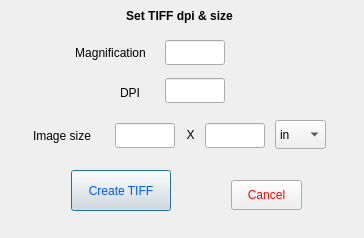
<?xml version="1.0" encoding="UTF-8"?>
<ui version="4.0">
 <class>setDPI</class>
 <widget class="QDialog" name="setDPI">
  <property name="geometry">
   <rect>
    <x>0</x>
    <y>0</y>
    <width>364</width>
    <height>238</height>
   </rect>
  </property>
  <property name="windowTitle">
   <string>Tiff Mag &amp; DPI</string>
  </property>
  <property name="windowIcon">
   <iconset>
    <normaloff>../../STORMdensity2D/src/STORMdensity2D.png</normaloff>../../STORMdensity2D/src/STORMdensity2D.png</iconset>
  </property>
  <widget class="QLabel" name="lblHeader">
   <property name="geometry">
    <rect>
     <x>89</x>
     <y>5</y>
     <width>181</width>
     <height>21</height>
    </rect>
   </property>
   <property name="font">
    <font>
     <bold>true</bold>
    </font>
   </property>
   <property name="text">
    <string>Set TIFF dpi &amp; size</string>
   </property>
   <property name="alignment">
    <set>Qt::AlignCenter</set>
   </property>
  </widget>
  <widget class="QLabel" name="lblImageSize">
   <property name="geometry">
    <rect>
     <x>12</x>
     <y>123</y>
     <width>100</width>
     <height>25</height>
    </rect>
   </property>
   <property name="text">
    <string>Image size</string>
   </property>
   <property name="alignment">
    <set>Qt::AlignCenter</set>
   </property>
  </widget>
  <widget class="QLineEdit" name="leMagnify">
   <property name="geometry">
    <rect>
     <x>165</x>
     <y>40</y>
     <width>60</width>
     <height>25</height>
    </rect>
   </property>
  </widget>
  <widget class="QLineEdit" name="leDPI">
   <property name="geometry">
    <rect>
     <x>165</x>
     <y>78</y>
     <width>60</width>
     <height>25</height>
    </rect>
   </property>
   <property name="text">
    <string/>
   </property>
  </widget>
  <widget class="QLineEdit" name="leWidth">
   <property name="geometry">
    <rect>
     <x>115</x>
     <y>123</y>
     <width>60</width>
     <height>25</height>
    </rect>
   </property>
   <property name="alignment">
    <set>Qt::AlignCenter</set>
   </property>
  </widget>
  <widget class="QLineEdit" name="leHeight">
   <property name="geometry">
    <rect>
     <x>205</x>
     <y>123</y>
     <width>60</width>
     <height>25</height>
    </rect>
   </property>
   <property name="alignment">
    <set>Qt::AlignCenter</set>
   </property>
  </widget>
  <widget class="QLabel" name="lblMag">
   <property name="geometry">
    <rect>
     <x>65</x>
     <y>40</y>
     <width>91</width>
     <height>25</height>
    </rect>
   </property>
   <property name="text">
    <string>Magnification</string>
   </property>
   <property name="alignment">
    <set>Qt::AlignCenter</set>
   </property>
  </widget>
  <widget class="QPushButton" name="pbCreateTIFF">
   <property name="geometry">
    <rect>
     <x>71</x>
     <y>170</y>
     <width>100</width>
     <height>41</height>
    </rect>
   </property>
   <property name="palette">
    <palette>
     <active>
      <colorrole role="Button">
       <brush brushstyle="SolidPattern">
        <color alpha="255">
         <red>227</red>
         <green>227</green>
         <blue>227</blue>
        </color>
       </brush>
      </colorrole>
      <colorrole role="ButtonText">
       <brush brushstyle="SolidPattern">
        <color alpha="255">
         <red>0</red>
         <green>85</green>
         <blue>255</blue>
        </color>
       </brush>
      </colorrole>
     </active>
     <inactive>
      <colorrole role="Button">
       <brush brushstyle="SolidPattern">
        <color alpha="255">
         <red>227</red>
         <green>227</green>
         <blue>227</blue>
        </color>
       </brush>
      </colorrole>
      <colorrole role="ButtonText">
       <brush brushstyle="SolidPattern">
        <color alpha="255">
         <red>0</red>
         <green>85</green>
         <blue>255</blue>
        </color>
       </brush>
      </colorrole>
     </inactive>
     <disabled>
      <colorrole role="Button">
       <brush brushstyle="SolidPattern">
        <color alpha="255">
         <red>227</red>
         <green>227</green>
         <blue>227</blue>
        </color>
       </brush>
      </colorrole>
      <colorrole role="ButtonText">
       <brush brushstyle="SolidPattern">
        <color alpha="255">
         <red>120</red>
         <green>120</green>
         <blue>120</blue>
        </color>
       </brush>
      </colorrole>
     </disabled>
    </palette>
   </property>
   <property name="text">
    <string>Create TIFF</string>
   </property>
  </widget>
  <widget class="QPushButton" name="pbCancel">
   <property name="geometry">
    <rect>
     <x>231</x>
     <y>180</y>
     <width>71</width>
     <height>30</height>
    </rect>
   </property>
   <property name="palette">
    <palette>
     <active>
      <colorrole role="ButtonText">
       <brush brushstyle="SolidPattern">
        <color alpha="255">
         <red>255</red>
         <green>0</green>
         <blue>0</blue>
        </color>
       </brush>
      </colorrole>
     </active>
     <inactive>
      <colorrole role="ButtonText">
       <brush brushstyle="SolidPattern">
        <color alpha="255">
         <red>255</red>
         <green>0</green>
         <blue>0</blue>
        </color>
       </brush>
      </colorrole>
     </inactive>
     <disabled>
      <colorrole role="ButtonText">
       <brush brushstyle="SolidPattern">
        <color alpha="255">
         <red>120</red>
         <green>120</green>
         <blue>120</blue>
        </color>
       </brush>
      </colorrole>
     </disabled>
    </palette>
   </property>
   <property name="text">
    <string>Cancel</string>
   </property>
  </widget>
  <widget class="QLabel" name="lblDPI">
   <property name="geometry">
    <rect>
     <x>105</x>
     <y>80</y>
     <width>50</width>
     <height>25</height>
    </rect>
   </property>
   <property name="text">
    <string>DPI</string>
   </property>
   <property name="alignment">
    <set>Qt::AlignCenter</set>
   </property>
  </widget>
  <widget class="QComboBox" name="cmbUnit">
   <property name="geometry">
    <rect>
     <x>275</x>
     <y>120</y>
     <width>51</width>
     <height>29</height>
    </rect>
   </property>
   <item>
    <property name="text">
     <string>in</string>
    </property>
   </item>
   <item>
    <property name="text">
     <string>cm</string>
    </property>
   </item>
  </widget>
  <widget class="QLabel" name="lblX">
   <property name="geometry">
    <rect>
     <x>180</x>
     <y>123</y>
     <width>21</width>
     <height>24</height>
    </rect>
   </property>
   <property name="text">
    <string>X</string>
   </property>
   <property name="alignment">
    <set>Qt::AlignCenter</set>
   </property>
  </widget>
 </widget>
 <resources/>
 <connections/>
</ui>
